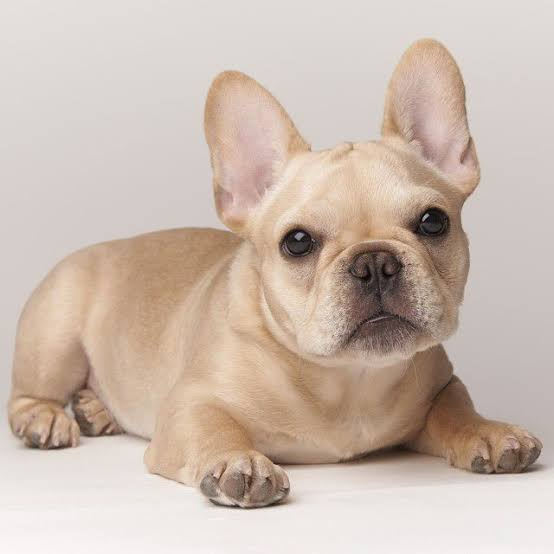
//> input picture CUDA_Grayscale/image.png, 554 x 554 px
$ ./sobel   (built with g++ and OpenCV 4)
//> lines starting //> are read from the running program, lines starting //| are printed output that depends on the picture
#include <iostream>
#include "opencv2/opencv.hpp"
#include "opencv2/core.hpp"
#include "opencv2/highgui.hpp"
#include "opencv2/cudaarithm.hpp"

using namespace cv;

int main (int argc, char* argv[])
{
    try
    {
        cv::Mat src_host = cv::imread("image.png", cv::IMREAD_ANYCOLOR | cv::IMREAD_ANYDEPTH);
//> src_host is the input picture: 554 rows x 554 cols, CV_8UC3; mean B, G, R 175.7, 187, 203.7
        cv::flip(src_host,src_host,+1);
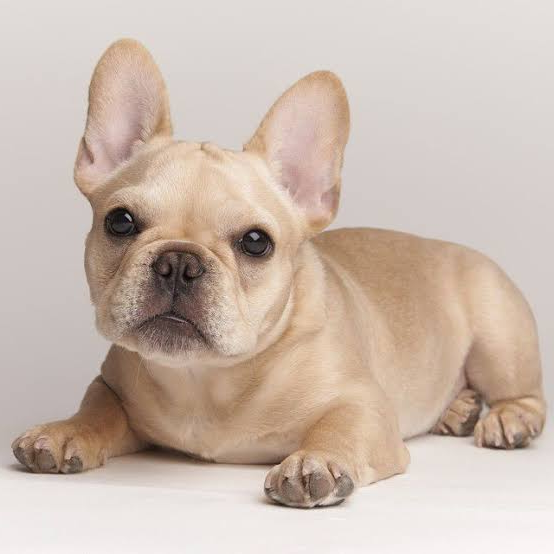
//> src_host: 554 rows x 554 cols, CV_8UC3; mean B, G, R 175.7, 187, 203.7
        cv::Mat sobelx;
        cv::cuda::GpuMat dst, src;
	    cv::Sobel(src_host, sobelx, CV_32F,1,0);
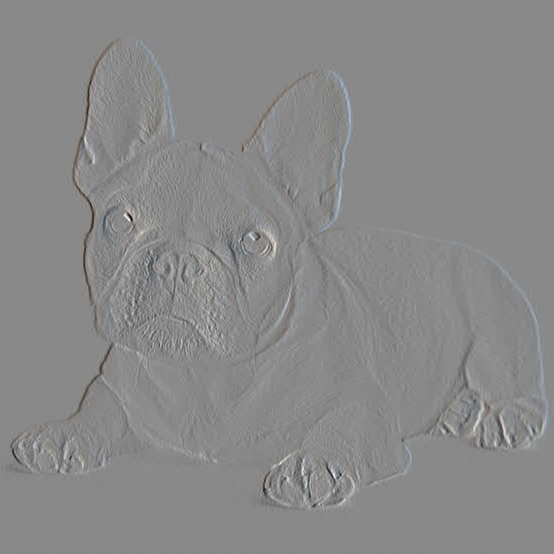
//> sobelx: 554 rows x 554 cols, CV_32FC3; mean B, G, R 0.1, 0.1, 0.1; drawn with min black and max white
        src.upload(sobelx);

        // cv::cuda::Sobel(src, dst, cv::CV_16S,0,1,3,1,0,BORDER_DEFAULT);
        cv::Mat result_host(sobelx);
//        cv::imshow("Result", result_host);
  //      cv::waitKey();
    	cv::imwrite("imgsobel.png",sobelx);
    }
    catch(const cv::Exception& ex)
    {
        std::cout << "Error: " << ex.what() << std::endl;
    }
    return 0;
}
